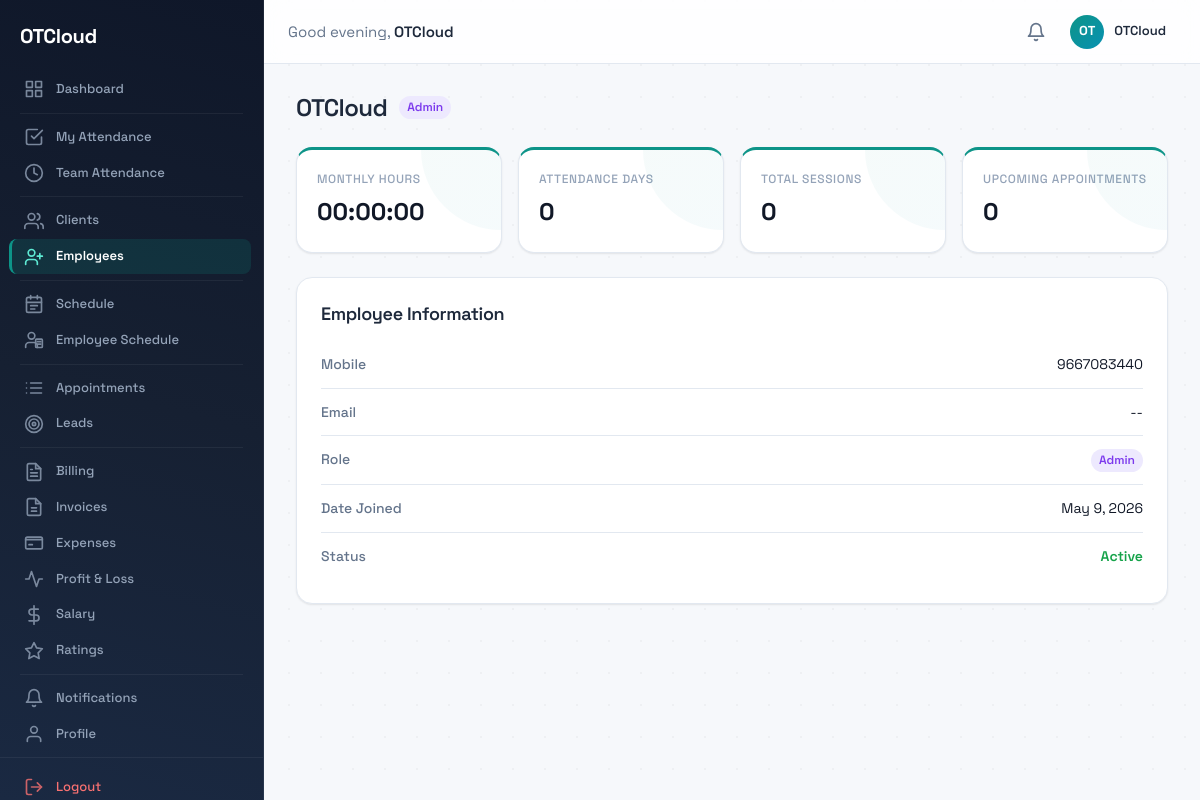
/accounts/employees/1/ (signed in), run on the app's committed database.
### accounts/models.py (models this page shows, shortened)
class User(AbstractBaseUser, PermissionsMixin):
    class Role(models.TextChoices):
        ADMIN = 'admin', 'Admin'
        STAFF = 'staff', 'Staff'
        CLIENT = 'client', 'Client'
    mobile_number = models.CharField(max_length=15, unique=True)
    first_name = models.CharField(max_length=50, blank=True)
    last_name = models.CharField(max_length=50, blank=True)
    email = models.EmailField(blank=True)
    role = models.CharField(max_length=10, choices=Role.choices, default=Role.STAFF)
    is_verified = models.BooleanField(default=False)
    is_active = models.BooleanField(default=True)
    is_staff = models.BooleanField(default=False)
    date_joined = models.DateTimeField(auto_now_add=True)
    profile_image = models.ImageField(upload_to='profiles/', blank=True, null=True)
    objects = UserManager()
    USERNAME_FIELD = 'mobile_number'
    REQUIRED_FIELDS = []
    class Meta:
        ordering = ['-date_joined']
    def get_full_name(self):
        return f"{self.first_name} {self.last_name}".strip()

### accounts/views.py (the view)
# urls.py: path('employees/<int:pk>/', views.employee_detail_view, name='employee_detail'),
@login_required
@staff_required
def employee_detail_view(request, pk):
    employee = get_object_or_404(User, pk=pk, role__in=[User.Role.STAFF, User.Role.ADMIN])
    from attendance.models import AttendanceLog
    from appointments.models import Appointment
    today = timezone.localdate()
    month_start = today.replace(day=1)
    month_hours = AttendanceLog.active_objects.filter(
        user=employee, date__gte=month_start, duration__isnull=False
    ).aggregate(total=Sum('duration'))['total'] or timedelta()
    attendance_days = AttendanceLog.active_objects.filter(
        user=employee, date__gte=month_start
    ).values('date').distinct().count()
    total_sessions = Appointment.active_objects.filter(
        staff=employee, status=Appointment.Status.COMPLETED
    ).count()
    upcoming = Appointment.active_objects.filter(
        staff=employee, date__gte=today, status=Appointment.Status.SCHEDULED
    ).count()
    assigned_clients_count = employee.assigned_clients.filter(is_deleted=False).count()
    total_seconds = int(month_hours.total_seconds())
    hours, remainder = divmod(total_seconds, 3600)
    minutes, seconds = divmod(remainder, 60)
    month_hours_display = f'{hours:02d}:{minutes:02d}:{seconds:02d}'
    context = {
        'employee': employee,
        'month_hours': month_hours_display,
        'attendance_days': attendance_days,
        'total_sessions': total_sessions,
        'upcoming_appointments': upcoming,
        'assigned_clients': assigned_clients_count,
    }
    return render(request, 'accounts/employee_detail.html', context)

### core/models.py (called while the page is built)
    def get_queryset(self):
        return super().get_queryset().filter(is_deleted=False)

### notifications/context_processors.py (called while the page is built)
def unread_notifications_count(request):
    if request.user.is_authenticated:
        return {
            'unread_notifications_count': NotificationService.get_unread_count(request.user),
        }
    return {'unread_notifications_count': 0}

### notifications/services.py (called while the page is built)
    @staticmethod
    def get_unread_count(user):
        return (
            Notification.active_objects
            .filter(user=user, is_read=False)
            .count()
        )

### accounts/templates/accounts/employee_detail.html (shortened to what this page needs)
{% extends "base.html" %}
{% block content %}
<div class="employee-header">
  <h1>{{ employee.get_full_name|default:employee.mobile_number }}</h1>
  <span class="badge-role badge-{{ employee.role }}">{{ employee.get_role_display }}</span>
</div>
<div class="stats-grid">
  <div class="card stat-card">
    <div class="stat-label">Monthly Hours</div>
    <div class="stat-value">{{ month_hours }}</div>
  </div>
  <div class="card stat-card">
    <div class="stat-label">Attendance Days</div>
    <div class="stat-value">{{ attendance_days }}</div>
  </div>
  <div class="card stat-card">
    <div class="stat-label">Total Sessions</div>
    <div class="stat-value">{{ total_sessions }}</div>
  </div>
  <div class="card stat-card">
    <div class="stat-label">Upcoming Appointments</div>
    <div class="stat-value">{{ upcoming_appointments }}</div>
  </div>
</div>
<div class="card">
  <div class="card-body">
    <h2 style="font-size: 1.125rem; margin-bottom: 1rem;">Employee Information</h2>
    <div class="info-row">
      <span class="info-label">Mobile</span>
      <span class="info-value">{{ employee.mobile_number }}</span>
    </div>
    <div class="info-row">
      <span class="info-label">Email</span>
      <span class="info-value">{{ employee.email|default:"--" }}</span>
    </div>
    <div class="info-row">
      <span class="info-label">Role</span>
      <span class="info-value">
        <span class="badge-role badge-{{ employee.role }}">{{ employee.get_role_display }}</span>
      </span>
    </div>
    <div class="info-row">
      <span class="info-label">Date Joined</span>
      <span class="info-value">{{ employee.date_joined|date:"M j, Y" }}</span>
    </div>
    <div class="info-row">
      <span class="info-label">Status</span>
      <span class="info-value">
        {% if employee.is_active %}
          <span class="badge-active">Active</span>
        {% else %}
          <span class="badge-inactive">Inactive</span>
        {% endif %}
      </span>
    </div>
  </div>
</div>
{% endblock %}

### templates/base.html (shortened to what this page needs)
{% load static %}
<!DOCTYPE html>
<html lang="en">
<head>
  <link rel="stylesheet" href="{% static 'css/style.css' %}">
</head>
<body>
{% if user.is_authenticated %}
  <nav class="sidebar" id="sidebar">
    <div class="sidebar-header">
      <a href="/" class="sidebar-brand">
        <span class="sidebar-logo-text">OTCloud</span>
      </a>
    </div>
    <ul class="sidebar-nav">
      <li class="sidebar-item">
        <a href="/" class="sidebar-link {% if request.path == '/' %}active{% endif %}">
          Dashboard
        </a>
      </li>
      {% if request.user.role == 'admin' or request.user.role == 'staff' %}
      <li class="sidebar-divider"></li>
      <li class="sidebar-item">
        <a href="{% url 'attendance:my_attendance' %}" class="sidebar-link {% if '/attendance/me' in request.path %}active{% endif %}">
          <svg class="sidebar-icon" width="20" height="20" viewBox="0 0 24 24" fill="none" stroke="currentColor" stroke-width="2" stroke-linecap="round" stroke-linejoin="round">
            <polyline points="9 11 12 14 22 4"/>
            <path d="M21 12v7a2 2 0 0 1-2 2H5a2 2 0 0 1-2-2V5a2 2 0 0 1 2-2h11"/>
          </svg>
          My Attendance
        </a>
      </li>
      <li class="sidebar-item">
        <a href="{% url 'attendance:dashboard' %}" class="sidebar-link {% if '/attendance/' in request.path and '/attendance/me' not in request.path %}active{% endif %}">
          <svg class="sidebar-icon" width="20" height="20" viewBox="0 0 24 24" fill="none" stroke="currentColor" stroke-width="2" stroke-linecap="round" stroke-linejoin="round">
            <circle cx="12" cy="12" r="10"/><polyline points="12 6 12 12 16 14"/>
          </svg>
          Team Attendance
        </a>
      </li>
      <li class="sidebar-divider"></li>
      <li class="sidebar-item">
        <a href="{% url 'clients:client_list' %}" class="sidebar-link {% if '/clients/' in request.path %}active{% endif %}">
          Clients
        </a>
      </li>
      <li class="sidebar-item">
        <a href="{% url 'accounts:employee_list' %}" class="sidebar-link {% if '/employees/' in request.path %}active{% endif %}">
          Employees
        </a>
      </li>
      <li class="sidebar-divider"></li>
      <li class="sidebar-item">
        <a href="{% url 'daily_schedule' %}" class="sidebar-link {% if request.resolver_match.url_name == 'daily_schedule' %}active{% endif %}">
          Schedule
        </a>
      </li>
      <li class="sidebar-item">
        <a href="{% url 'employee_schedule' %}" class="sidebar-link {% if request.resolver_match.url_name == 'employee_schedule' %}active{% endif %}">
          Employee Schedule
        </a>
      </li>
      <li class="sidebar-divider"></li>
      <li class="sidebar-item">
        <a href="{% url 'appointments:appointment_list' %}" class="sidebar-link ">
          Appointments
        </a>
      </li>
      <li class="sidebar-item">
        <a href="{% url 'lms:lead_list' %}" class="sidebar-link {% if '/lms/' in request.path %}active{% endif %}">
          <svg class="sidebar-icon" width="20" height="20" viewBox="0 0 24 24" fill="none" stroke="currentColor" stroke-width="2" stroke-linecap="round" stroke-linejoin="round">
            <circle cx="12" cy="12" r="10"/>
            <circle cx="12" cy="12" r="6"/>
            <circle cx="12" cy="12" r="2"/>
          </svg>
          Leads
        </a>
      </li>
      <li class="sidebar-divider"></li>
      {% if request.user.role == 'admin' %}
      <li class="sidebar-item">
        <a href="{% url 'billing:monthly_view' %}" class="sidebar-link ">
          Billing
        </a>
      </li>
      <li class="sidebar-item">
        <a href="{% url 'billing:invoice_list' %}" class="sidebar-link {% if '/billing/invoices' in request.path %}active{% endif %}">
          Invoices
        </a>
      </li>
      <li class="sidebar-item">
        <a href="{% url 'billing:expense_view' %}" class="sidebar-link {% if '/billing/expenses' in request.path %}active{% endif %}">
          <svg class="sidebar-icon" width="20" height="20" viewBox="0 0 24 24" fill="none" stroke="currentColor" stroke-width="2" stroke-linecap="round" stroke-linejoin="round">
            <path d="M2 8h20"/><rect x="2" y="5" width="20" height="14" rx="2" ry="2"/>
            <line x1="6" y1="14" x2="10" y2="14"/>
          </svg>
          Expenses
        </a>
      </li>
      <li class="sidebar-item">
        <a href="{% url 'billing:pnl_view' %}" class="sidebar-link {% if '/billing/pnl' in request.path %}active{% endif %}">
          <svg class="sidebar-icon" width="20" height="20" viewBox="0 0 24 24" fill="none" stroke="currentColor" stroke-width="2" stroke-linecap="round" stroke-linejoin="round">
            <polyline points="22 12 18 12 15 21 9 3 6 12 2 12"/>
          </svg>
          Profit &amp; Loss
        </a>
      </li>
      <li class="sidebar-item">
        <a href="{% url 'salary:salary_list' %}" class="sidebar-link {% if '/salary/' in request.path and '/salary/ratings' not in request.path %}active{% endif %}">
          <svg class="sidebar-icon" width="20" height="20" viewBox="0 0 24 24" fill="none" stroke="currentColor" stroke-width="2" stroke-linecap="round" stroke-linejoin="round">
            <line x1="12" y1="1" x2="12" y2="23"/>
            <path d="M17 5H9.5a3.5 3.5 0 0 0 0 7h5a3.5 3.5 0 0 1 0 7H6"/>
          </svg>
          Salary
        </a>
      </li>
      <li class="sidebar-item">
        <a href="{% url 'salary:ratings_list' %}" class="sidebar-link {% if '/salary/ratings' in request.path %}active{% endif %}">
          <svg class="sidebar-icon" width="20" height="20" viewBox="0 0 24 24" fill="none" stroke="currentColor" stroke-width="2" stroke-linecap="round" stroke-linejoin="round">
            <polygon points="12 2 15.09 8.26 22 9.27 17 14.14 18.18 21.02 12 17.77 5.82 21.02 7 14.14 2 9.27 8.91 8.26 12 2"/>
          </svg>
          Ratings
        </a>
      </li>
      {% endif %}
      {% endif %}
      <li class="sidebar-divider"></li>
      <li class="sidebar-item">
        <a href="{% url 'notifications:list' %}" class="sidebar-link {% if '/notifications/' in request.path %}active{% endif %}">
          <svg class="sidebar-icon" width="20" height="20" viewBox="0 0 24 24" fill="none" stroke="currentColor" stroke-width="2" stroke-linecap="round" stroke-linejoin="round">
            <path d="M18 8A6 6 0 0 0 6 8c0 7-3 9-3 9h18s-3-2-3-9"/>
            <path d="M13.73 21a2 2 0 0 1-3.46 0"/>
          </svg>
          Notifications
        </a>
      </li>
      <li class="sidebar-item">
        <a href="{% url 'accounts:profile' %}" class="sidebar-link {% if '/accounts/profile/' in request.path %}active{% endif %}">
          <svg class="sidebar-icon" width="20" height="20" viewBox="0 0 24 24" fill="none" stroke="currentColor" stroke-width="2" stroke-linecap="round" stroke-linejoin="round">
            <path d="M20 21v-2a4 4 0 0 0-4-4H8a4 4 0 0 0-4 4v2"/>
            <circle cx="12" cy="7" r="4"/>
          </svg>
          Profile
        </a>
      </li>
    </ul>
    <ul class="sidebar-nav-bottom">
      <li class="sidebar-item">
        <a href="{% url 'accounts:logout' %}" class="sidebar-link sidebar-link--logout">
          <svg class="sidebar-icon" width="20" height="20" viewBox="0 0 24 24" fill="none" stroke="currentColor" stroke-width="2" stroke-linecap="round" stroke-linejoin="round">
            <path d="M9 21H5a2 2 0 0 1-2-2V5a2 2 0 0 1 2-2h4"/>
            <polyline points="16 17 21 12 16 7"/>
            <line x1="21" y1="12" x2="9" y2="12"/>
          </svg>
          Logout
        </a>
      </li>
    </ul>
  </nav>
  <header class="topbar">
    <div class="topbar-left">
      <span class="topbar-greeting">
        Good <span id="timeGreeting">morning</span>, <strong>{{ request.user.first_name|default:request.user.mobile_number }}</strong>
      </span>
    </div>
    <div class="topbar-right">
      <a href="{% url 'notifications:list' %}" class="topbar-notifications" title="Notifications">
        <svg width="20" height="20" viewBox="0 0 24 24" fill="none" stroke="currentColor" stroke-width="2" stroke-linecap="round" stroke-linejoin="round">
          <path d="M18 8A6 6 0 0 0 6 8c0 7-3 9-3 9h18s-3-2-3-9"/>
          <path d="M13.73 21a2 2 0 0 1-3.46 0"/>
        </svg>
      </a>
      <a href="{% url 'accounts:profile' %}" class="topbar-user-area">
        <div class="topbar-avatar">
          {% if request.user.profile_image %}
            <img src="{{ request.user.profile_image.url }}" alt="Profile" class="avatar-img">
          {% else %}
            OT
          {% endif %}
        </div>
        <span class="topbar-user-name">{{ request.user.get_full_name|default:request.user.mobile_number }}</span>
      </a>
    </div>
  </header>
{% endif %}
<main class="main-content {% if not user.is_authenticated %}main-content--full{% endif %}">
  {% block content %}{% endblock %}
</main>
</body>
</html>

### accounts/templates/accounts/employee_detail.html (style rules this page uses)
.employee-header { display: flex; align-items: center; gap: 0.75rem; margin-bottom: 1.5rem; }
.employee-header h1 { margin: 0; font-size: 1.5rem; }
.badge-role { display: inline-block; padding: 0.125rem 0.5rem; border-radius: 9999px; font-size: 0.75rem; font-weight: 600; text-transform: capitalize; }
.badge-admin { background: #ede9fe; color: #7c3aed; }
.stats-grid { display: grid; grid-template-columns: repeat(auto-fit, minmax(180px, 1fr)); gap: 1rem; margin-bottom: 1.5rem; }
.stat-card { padding: 1.25rem; }
.stat-label { font-size: 0.75rem; font-weight: 500; color: var(--text-muted, #9ca3af); text-transform: uppercase; letter-spacing: 0.05em; margin-bottom: 0.25rem; }
.stat-value { font-size: 1.5rem; font-weight: 700; color: var(--text-primary, #111827); }
.info-row { display: flex; justify-content: space-between; padding: 0.75rem 0; border-bottom: 1px solid var(--border, #e5e7eb); font-size: 0.875rem; }
.info-row:last-child { border-bottom: none; }
.info-label { color: var(--text-secondary, #6b7280); font-weight: 500; }
.info-value { color: var(--text-primary, #111827); text-align: right; }
.badge-active { color: #16a34a; font-weight: 600; }

### data on the page
User: user.first_name "OTCloud", user.get_full_name "OTCloud", get_full_name "OTCloud", role "Admin", mobile_number "9667083440", email "--", date_joined "May 9, 2026"

### other printed values
{{ month_hours }} "00:00:00"
{{ attendance_days }} "0"
{{ total_sessions }} "0"
{{ upcoming_appointments }} "0"
